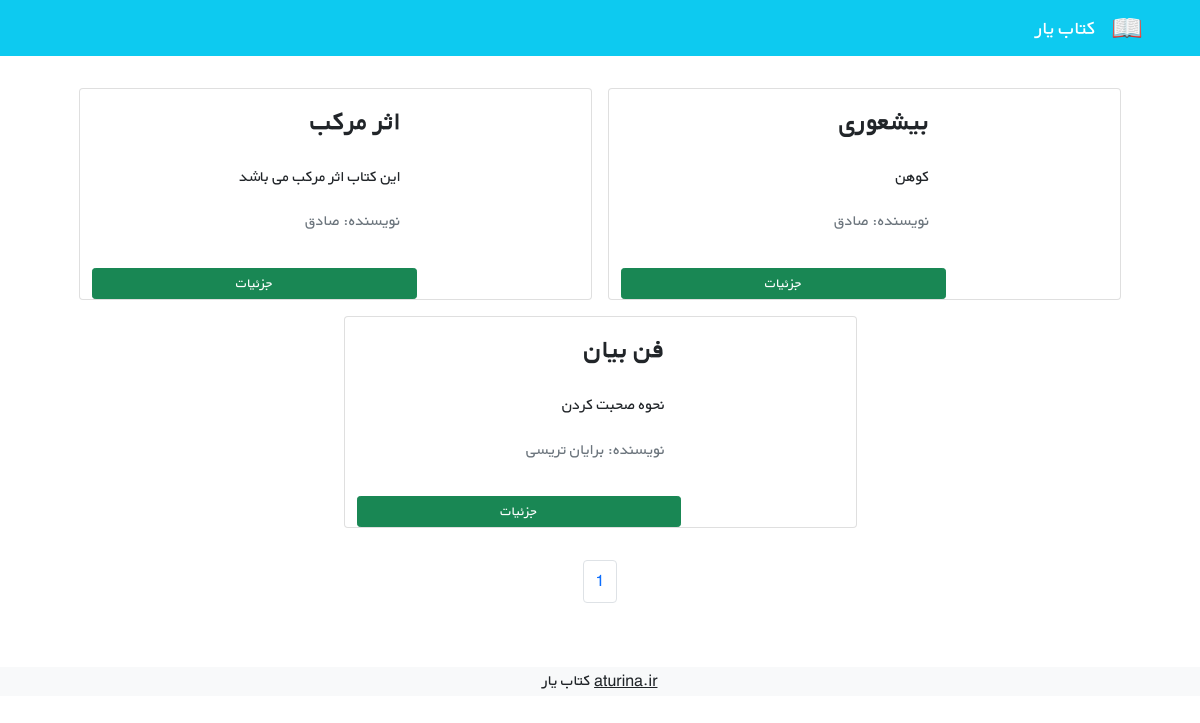
The page /books/ on the database as committed earlier.
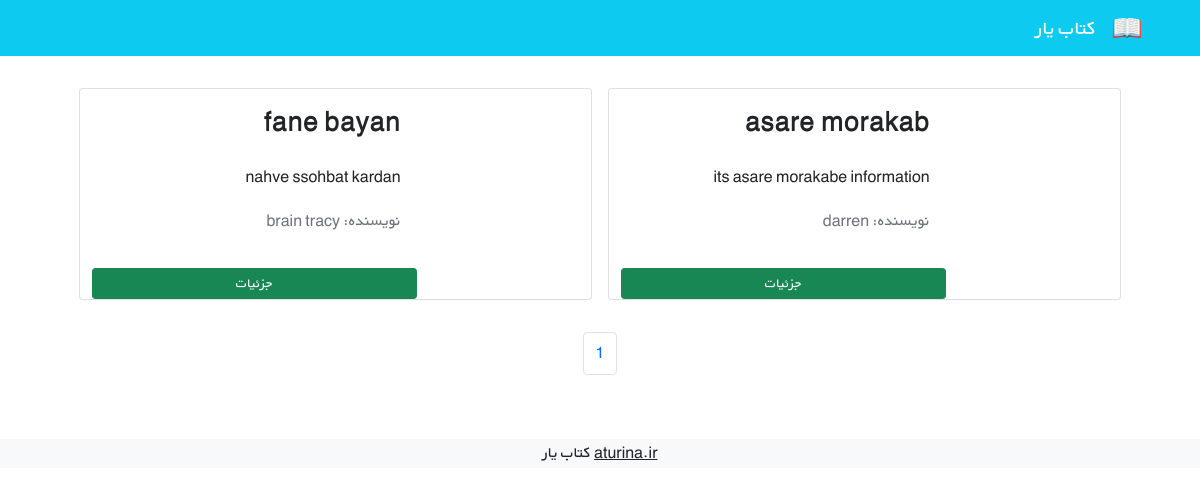
The same page on the database as committed later.
### books/models.py (models this page shows, shortened)
class Book (models.Model):
    title = models.CharField(max_length=200)
    description = models.TextField()
    author = models.CharField(max_length=200)
    price = models.DecimalField(max_digits=5, decimal_places=2, )
    date_time_create = models.DateTimeField(auto_now_add=True)
    date_time_modify = models.DateTimeField(auto_now=True)
    cover = models.ImageField(upload_to='covers/', blank=True)
    def get_absolute_url(self):
        return reverse('book_detail', args=[self.id])

### books/views.py (the view)
# urls.py: path('', views.BookListView.as_view(), name='book_list', ),
class BookListView(generic.ListView):
    model = Book
    context_object_name = 'books'   #be dard halghe for too safhe listemoon mikhore
    template_name = 'book/book_list.html'
    paginate_by = 4

### books/templates/book/book_list.html (shortened to what this page needs)
{% extends '_base.html' %}
{% block content %}
    <div class="container mt-4">
        <div class="row flex-row-reverse justify-content-md-center">
            {% for book in  books %}
                <div class="card m-2" style="max-width: 45%">
                    <div class="row g-0 h-100" dir="rtl">
                        <div class="col-md-4">
                        </div>
                        <div class="col-md-8 h-100">
                            <div class="d-flex flex-column justify-content-between h-100">
                                <div class="card-body">
                                    <h3 class="card-title"><strong>{{ book.title }}</strong></h3>
                                    <p class="card-text pt-3">{{ book.description | truncatewords:15 }}</p>
                                    <p class="text-muted">نویسنده: {{ book.author }}</p>
                                </div>
                                <a href="{{ book.get_absolute_url }} " class="btn btn-sm btn-success">جزئیات</a>
                            </div>
                        </div>
                    </div>
                </div>
            {% endfor %}
        </div>
    </div>
    <div class="container mt-4">
        <div class="d-flex justify-content-center">
            <nav aria-label="Page navigation example">
                <ul class="pagination">
                    <li class="page-item"><a class="page-link" href="#">{{ page_obj.number }}</a></li>
                </ul>
            </nav>
        </div>
    </div>
{% endblock content %}

### templates/_base.html (shortened to what this page needs)
{% load static %}
<!doctype html>
<html lang="en">
<head>
    <link href="https://cdn.jsdelivr.net/npm/bootstrap@5.1.3/dist/css/bootstrap.min.css" rel="stylesheet"
>
    <link rel="stylesheet" href="{% static 'css/style.css' %}">
    <link rel="stylesheet" href="{% static 'css/login.css' %}">
</head>
<body>
<nav class="navbar navbar-expand-lg navbar-dark bg-info" dir="rtl">
    <div class="container">
        <a class="navbar-brand" href="#">
            <img src="{% static 'icons/book.png' %}" alt="" height="30"
                 class="d-inline-block align-text-top">
        </a>
        <a class="navbar-brand mx-3" href="#">کتاب یار</a>
</nav>
{% block content %}
{% endblock %}
<footer class="bg-light text-center text-lg-start mt-5">
  <div class="text-center bg-grey">
      <p>کتاب یار <a class="text-dark" href="http://aturina.ir" target="_blank">aturina.ir</a></p>
  </div>
</footer>
</body>
</html>

### static/css/style.css (style rules this page uses)
* { font-family: 'BYekan', sans-serif; line-height: 1.8rem; }

Rows that differ between the two databases and show on the page:
removed Book: title "بیشعوری", description "کوهن", author "صادق"
changed Book: title "اثر مرکب" → "asare morakab"; description "این کتاب اثر مرکب می باشد" → "its asare morakabe information"; author "صادق" → "darren"
changed Book: title "فن بیان" → "fane bayan"; description "نحوه صحبت کردن" → "nahve ssohbat kardan"; author "برایان تریسی" → "brain tracy"
